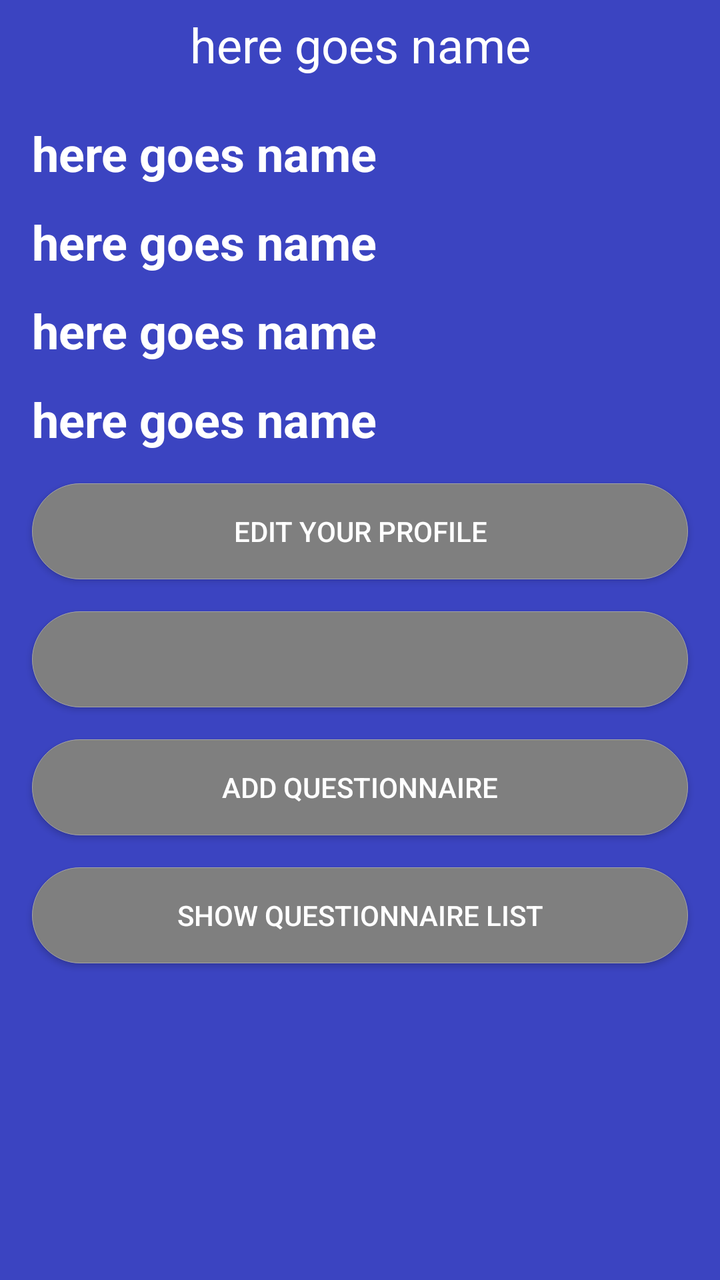
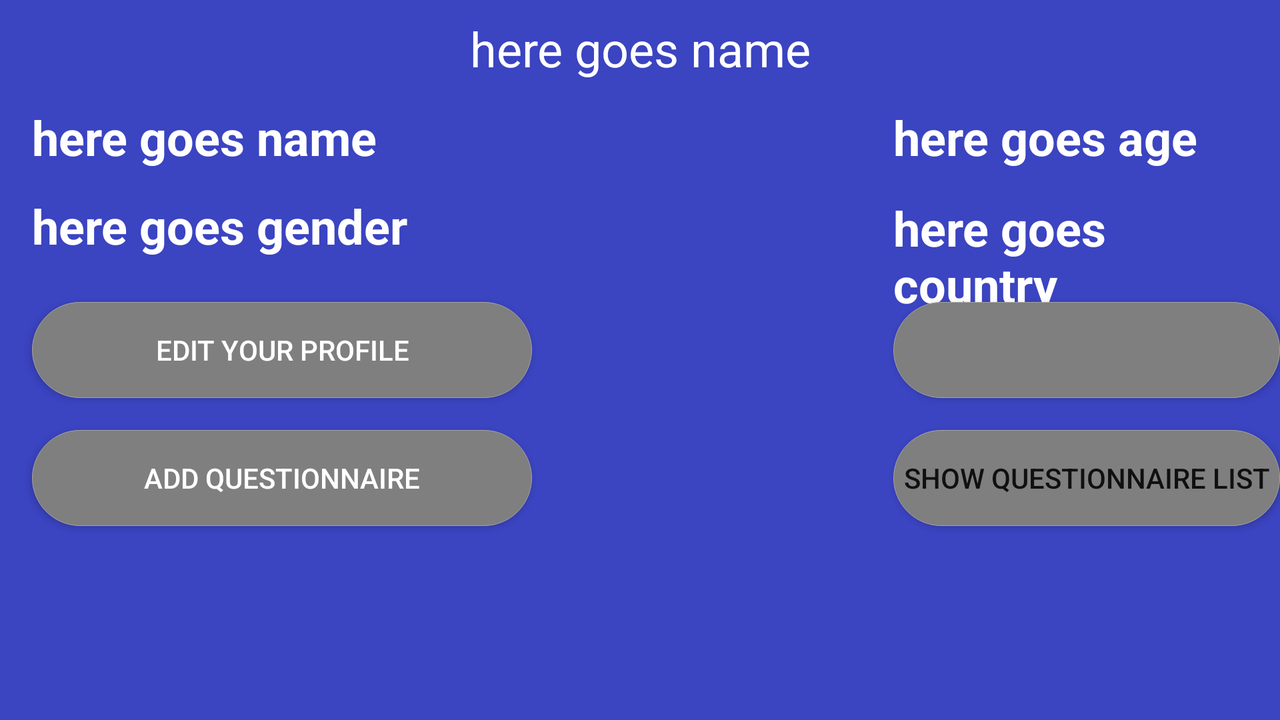

First picture: res/layout/ on a phone held upright. Second picture: the repository's own variant of that layout, on a device whose configuration matches the variant's folder. Source for both follows.
<!-- AndroidManifest.xml: application theme AppTheme -->
<!-- res/layout/fragment_profile.xml -->
<?xml version="1.0" encoding="utf-8"?>

<RelativeLayout xmlns:android="http://schemas.android.com/apk/res/android"
                xmlns:tools="http://schemas.android.com/tools"
                android:layout_width="match_parent"
                android:layout_height="match_parent"
                android:background="#3b44c1"
                android:orientation="vertical">

    <TextView
        android:id="@+id/profile_title"
        style="@style/profileTextView"
        android:gravity="center"
        android:textColor="#ffffff"
        tools:text="here goes name"
        />

    <TextView
        android:id="@+id/profile_name_title"
        style="@style/profileTextView"
        android:layout_height="wrap_content"
        android:layout_below="@id/profile_title"
        android:layout_marginTop="16dp"
        android:text="@string/profile_name"
        android:textColor="#ffffff"
        android:textStyle="bold"
        tools:text="here goes name"
        />

    <TextView
        android:id="@+id/profile_name_text"
        android:layout_width="wrap_content"
        android:layout_height="wrap_content"
        android:layout_below="@id/profile_title"
        android:layout_marginLeft="150dp"
        android:layout_marginTop="16dp"
        android:textColor="#ffffff"
        android:textSize="24sp"/>

    <TextView
        android:id="@+id/profile_age_title"
        style="@style/profileTextView"
        android:layout_height="wrap_content"
        android:layout_below="@id/profile_name_title"
        android:text="@string/profile_age"
        android:textColor="#ffffff"
        android:textStyle="bold"
        tools:text="here goes name"/>

    <TextView
        android:id="@+id/profile_age_text"
        android:layout_width="wrap_content"
        android:layout_height="wrap_content"
        android:layout_below="@id/profile_name_title"
        android:layout_marginLeft="150dp"
        android:layout_marginTop="7dp"
        android:textColor="#ffffff"
        android:textSize="24sp"/>

    <TextView
        android:id="@+id/profile_gender_title"
        style="@style/profileTextView"
        android:layout_below="@id/profile_age_title"
        android:text="@string/profile_gender"
        android:textColor="#ffffff"
        android:textStyle="bold"
        tools:text="here goes name"/>

    <TextView
        android:id="@+id/profile_gender_text"
        android:layout_width="wrap_content"
        android:layout_height="wrap_content"
        android:layout_below="@id/profile_age_title"
        android:layout_marginLeft="150dp"
        android:layout_marginTop="7dp"
        android:textColor="#ffffff"
        android:textSize="24sp"/>

    <TextView
        android:id="@+id/profile_country_title"
        style="@style/profileTextView"
        android:layout_below="@id/profile_gender_title"
        android:layout_marginBottom="16dp"
        android:text="@string/profile_country"
        android:textColor="#ffffff"
        android:textStyle="bold"
        tools:text="here goes name"/>

    <TextView
        android:id="@+id/profile_country_text"
        android:layout_width="wrap_content"
        android:layout_height="wrap_content"
        android:layout_below="@id/profile_gender_title"
        android:layout_marginLeft="150dp"
        android:layout_marginTop="7dp"
        android:textColor="#ffffff"
        android:textSize="24sp"/>

    <Button
        android:id="@+id/profile_button_go_to_edit"
        android:layout_width="match_parent"
        android:layout_height="wrap_content"
        android:layout_below="@id/profile_country_title"
        android:layout_marginLeft="16dp"
        android:layout_marginRight="16dp"
        android:background="@drawable/questionnaire_send_button"
        android:text="@string/profile_edit_button"
        android:textColor="#ffffff"/>

    <Button
        android:id="@+id/go_to_therapist"
        android:layout_width="match_parent"
        android:layout_height="wrap_content"
        android:layout_below="@id/profile_button_go_to_edit"
        android:layout_marginLeft="16dp"
        android:layout_marginRight="16dp"
        android:layout_marginTop="16dp"
        android:background="@drawable/questionnaire_send_button"
        android:textColor="#ffffff"
        />


    <Button
        android:id="@+id/fragment_status_button_add_questionnaire"
        android:layout_width="match_parent"
        android:layout_height="wrap_content"
        android:layout_below="@id/go_to_therapist"
        android:layout_marginLeft="16dp"
        android:layout_marginRight="16dp"
        android:layout_marginTop="16dp"
        android:background="@drawable/questionnaire_send_button"
        android:text="@string/add_questionnaire"
        android:textColor="#ffffff"/>

    <Button
        android:id="@+id/fragment_status_button_show_questionnaire_list"
        android:layout_width="match_parent"
        android:layout_height="wrap_content"
        android:layout_below="@id/fragment_status_button_add_questionnaire"
        android:layout_marginLeft="16dp"
        android:layout_marginRight="16dp"
        android:layout_marginTop="16dp"
        android:background="@drawable/questionnaire_send_button"
        android:text="@string/show_questionnaire_list"
        android:textColor="#ffffff"/>


</RelativeLayout>
<!-- resources referenced by this layout -->
<resources>
  <!-- drawable questionnaire_send_button (drawable) -->
  <?xml version="1.0" encoding="utf-8"?>
  
  <shape xmlns:android="http://schemas.android.com/apk/res/android"
         android:shape="rectangle">
      <corners android:radius="200dp"/>
      <solid android:color="#F2F2F2"/>
      <gradient
          android:angle="270"
          android:endColor="#7f7f7f"
          android:startColor="#7f7f7f"/>
      <stroke
          android:width="0.4dp"
          android:color="#A4A4A4"/>
  
  </shape>
  <string name="add_questionnaire">Add Questionnaire</string>
  <string name="profile_age">Age:</string>
  <string name="profile_country">Country:</string>
  <string name="profile_edit_button">Edit Your Profile</string>
  <string name="profile_gender">Gender:</string>
  <string name="profile_name">Name:</string>
  <string name="show_questionnaire_list">Show Questionnaire List</string>
  <style name="profileTextView">
          <item name="android:layout_width">match_parent</item>
          <item name="android:layout_height">wrap_content</item>
          <item name="android:layout_marginTop">6dp</item>
          <item name="android:layout_marginLeft">16dp</item>
          <item name="android:layout_marginRight">16dp</item>
          <item name="android:layout_marginBottom">6dp</item>
          <item name="android:textSize">24sp</item>
      </style>
  <!-- from res/values-v21/ -->
  <style name="AppTheme" parent="Theme.AppCompat.Light.DarkActionBar">
          
          <item name="colorPrimary">@color/colorPrimary</item>
          <item name="colorPrimaryDark">@color/colorPrimaryDark</item>
          <item name="colorAccent">@color/colorAccent</item>
      </style>
</resources>
<!-- res/layout-land/fragment_profile.xml (the repository's variant of the layout above) -->
<!-- drawn on the phone turned sideways -->
<?xml version="1.0" encoding="utf-8"?>

<RelativeLayout xmlns:android="http://schemas.android.com/apk/res/android"
                xmlns:tools="http://schemas.android.com/tools"
                android:layout_width="match_parent"

                android:layout_height="match_parent"
                android:background="#3b44c1"
                android:orientation="vertical">

    <TextView
        android:id="@+id/profile_title"
        style="@style/profileTextView.land"
        android:layout_alignParentTop="true"
        android:layout_centerHorizontal="true"
        android:layout_marginTop="8dp"
        android:gravity="center"
        android:textColor="#ffffff"
        tools:text="here goes name"
        />

    <TextView
        android:id="@+id/profile_name_title"
        style="@style/profileTextView.land"
        android:layout_width="wrap_content"
        android:layout_below="@id/profile_title"
        android:text="@string/profile_name"
        android:textColor="#ffffff"
        android:textStyle="bold"
        tools:text="here goes name"
        />

    <TextView
        android:id="@+id/profile_name_text"
        android:layout_width="wrap_content"
        android:layout_height="wrap_content"
        android:layout_below="@id/profile_title"
        android:layout_marginLeft="130dp"
        android:layout_marginTop="7dp"
        android:textColor="#ffffff"
        android:textSize="24sp"/>

    <TextView
        android:id="@+id/profile_age_title"
        style="@style/profileTextView.land"
        android:layout_width="wrap_content"
        android:layout_below="@id/profile_title"
        android:layout_marginLeft="242dp"
        android:layout_toRightOf="@id/profile_name_title"
        android:text="@string/profile_age"
        android:textColor="#ffffff"
        android:textStyle="bold"
        tools:text="here goes age"
        />

    <TextView
        android:id="@+id/profile_age_text"
        android:layout_width="wrap_content"
        android:layout_height="wrap_content"
        android:layout_below="@id/profile_title"
        android:layout_marginLeft="383dp"
        android:layout_marginTop="7dp"
        android:layout_toRightOf="@id/profile_name_title"
        android:textColor="#ffffff"
        android:textSize="24sp"/>

    <TextView
        android:id="@+id/profile_gender_title"
        style="@style/profileTextView.land"
        android:layout_width="wrap_content"
        android:layout_below="@id/profile_name_title"
        android:text="@string/profile_gender"
        android:textColor="#ffffff"
        android:textStyle="bold"
        tools:text="here goes gender"
        />

    <TextView
        android:id="@+id/profile_gender_text"
        android:layout_width="wrap_content"
        android:layout_height="wrap_content"
        android:layout_below="@id/profile_name_title"
        android:layout_marginLeft="130dp"
        android:layout_marginTop="7dp"
        android:textColor="#ffffff"
        android:textSize="24sp"/>

    <TextView
        android:id="@+id/profile_country_title"
        android:layout_width="wrap_content"
        android:layout_height="wrap_content"
        android:layout_alignLeft="@id/profile_age_title"
        android:layout_below="@id/profile_age_title"
        android:layout_marginBottom="42dp"
        android:layout_marginTop="7dp"
        android:layout_toRightOf="@id/profile_gender_text"
        android:text="@string/profile_country"
        android:textColor="#ffffff"
        android:textSize="24sp"
        android:textStyle="bold"
        tools:text="here goes country"
        />

    <TextView
        android:id="@+id/profile_country_text"
        android:layout_width="wrap_content"
        android:layout_height="wrap_content"
        android:layout_below="@id/profile_age_title"
        android:layout_marginBottom="42dp"
        android:layout_marginLeft="370dp"
        android:layout_marginTop="7dp"
        android:layout_toRightOf="@id/profile_gender_title"
        android:textColor="#ffffff"
        android:textSize="24sp"/>


    <Button
        android:id="@+id/profile_button_go_to_edit"
        android:layout_width="250dp"
        android:layout_height="wrap_content"
        android:layout_below="@id/profile_gender_title"
        android:layout_marginLeft="16dp"
        android:layout_marginTop="16dp"
        android:background="@drawable/questionnaire_send_button"
        android:text="@string/profile_edit_button"
        android:textColor="#ffffff"
        />

    <Button
        android:id="@+id/go_to_therapist"
        android:layout_width="250dp"
        android:layout_height="wrap_content"
        android:layout_above="@+id/fragment_status_button_show_questionnaire_list"
        android:layout_alignLeft="@+id/profile_age_title"
        android:layout_alignStart="@+id/profile_age_title"
        android:background="@drawable/questionnaire_send_button"
        android:textColor="#ffffff"/>


    <Button
        android:id="@+id/fragment_status_button_add_questionnaire"
        android:layout_width="250dp"
        android:layout_height="wrap_content"
        android:layout_below="@id/profile_button_go_to_edit"
        android:layout_marginLeft="16dp"
        android:layout_marginTop="16dp"
        android:background="@drawable/questionnaire_send_button"
        android:text="@string/add_questionnaire"
        android:textColor="#ffffff"
        />

    <Button
        android:id="@+id/fragment_status_button_show_questionnaire_list"
        android:layout_width="250dp"
        android:layout_height="wrap_content"
        android:layout_alignLeft="@+id/go_to_therapist"
        android:layout_alignStart="@+id/go_to_therapist"
        android:layout_below="@+id/profile_button_go_to_edit"
        android:layout_marginTop="16dp"
        android:background="@drawable/questionnaire_send_button"
        android:text="@string/show_questionnaire_list"/>


</RelativeLayout>
<!-- resources referenced by the variant -->
<!-- as the phone turned sideways resolves them -->
<resources>
  <!-- drawable questionnaire_send_button (drawable) -->
  <?xml version="1.0" encoding="utf-8"?>
  
  <shape xmlns:android="http://schemas.android.com/apk/res/android"
         android:shape="rectangle">
      <corners android:radius="200dp"/>
      <solid android:color="#F2F2F2"/>
      <gradient
          android:angle="270"
          android:endColor="#7f7f7f"
          android:startColor="#7f7f7f"/>
      <stroke
          android:width="0.4dp"
          android:color="#A4A4A4"/>
  
  </shape>
  <string name="add_questionnaire">Add Questionnaire</string>
  <string name="profile_age">Age:</string>
  <string name="profile_country">Country:</string>
  <string name="profile_edit_button">Edit Your Profile</string>
  <string name="profile_gender">Gender:</string>
  <string name="profile_name">Name:</string>
  <string name="show_questionnaire_list">Show Questionnaire List</string>
  <style name="profileTextView.land">
          <item name="android:layout_width">250dp</item>
      </style>
  <!-- from res/values-v21/ -->
  <style name="AppTheme" parent="Theme.AppCompat.Light.DarkActionBar">
          
          <item name="colorPrimary">@color/colorPrimary</item>
          <item name="colorPrimaryDark">@color/colorPrimaryDark</item>
          <item name="colorAccent">@color/colorAccent</item>
      </style>
</resources>
